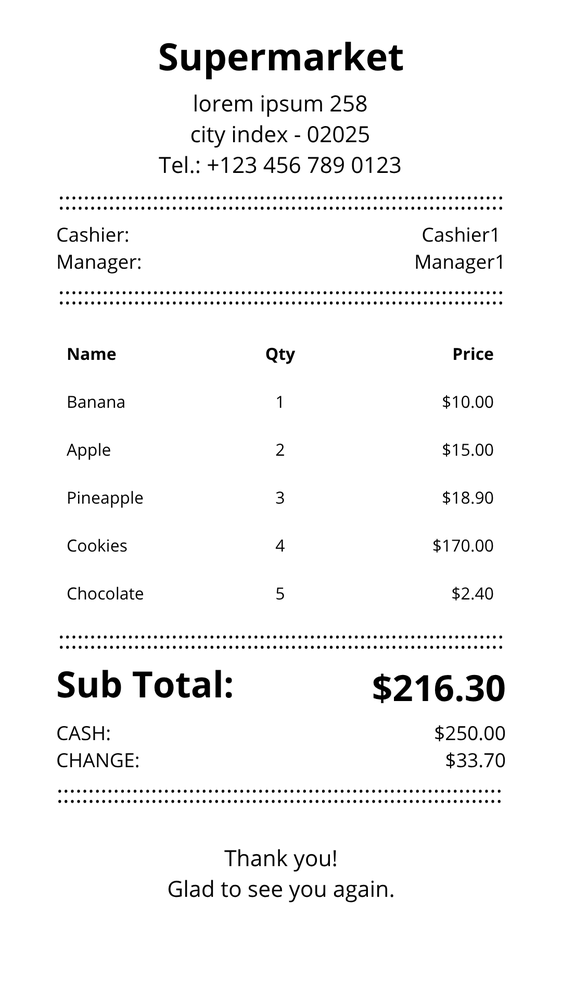
#> input picture receipt.png, 562 x 1000 px, shrunk from 1080 x 1920 before the run
$ python ticket_reader.py
#> lines starting #> are read from the running program, lines starting #| are printed output that depends on the picture; after the words box and inside, x2 and y2 are one past the last pixel; in counts of white or black regions, pixels touching at a corner belong together
"""
Script para procesar recibos usando OCR.

Este módulo carga una imagen de un recibo, la preprocesa usando OpenCV
para mejorar la legibilidad, extrae texto con Tesseract, y luego
analiza el texto con regex para encontrar artículos y totales.
"""

# 1. Importaciones de la biblioteca estándar (ordenadas)
import re
import csv
import json

# 2. Importaciones de terceros (ordenadas)
import cv2
import numpy as np
import pytesseract
from PIL import Image


def preprocess_image(image_path: str) -> Image.Image:
    """
    Carga y preprocesa una imagen para mejorar los resultados de OCR.

    El preprocesamiento incluye conversión a escala de grises,
    umbral adaptativo y eliminación de ruido.

    Args:
        image_path (str): La ruta al archivo de imagen.

    Returns:
        Image.Image: Una imagen de objeto PIL preprocesada.
    """
#> called with image_path = 'receipt.png'
    # Cargar la imagen usando OpenCV
    img = cv2.imread(image_path)
#> img is the input picture: shape (1000, 562, 3); min 0, max 255, mean 246.4

    # Convertir a escala de grises, ya que OCR funciona mejor sin color
    gray = cv2.cvtColor(img, cv2.COLOR_BGR2GRAY)

    # Aplicar umbral adaptativo para manejar diferentes condiciones de iluminación.
    # Esto crea una imagen binaria (blanco y negro) que es más fácil de leer.
    # 31: El tamaño del bloque de píxeles para calcular el umbral.
    # 2: Constante C restada de la media (ajuste fino).
    gray = cv2.adaptiveThreshold(
        gray, 255, cv2.ADAPTIVE_THRESH_GAUSSIAN_C,
        cv2.THRESH_BINARY, 31, 2
    )
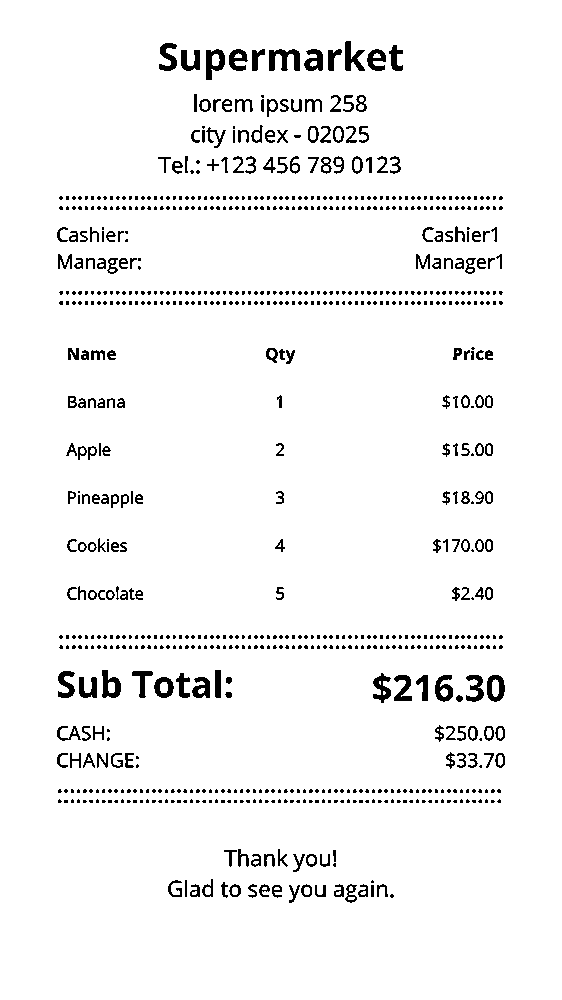
#> gray: shape (1000, 562); 95.5% white; 823 black regions (599 under 20 px), largest, box (x1, y1, x2, y2) and area: (269, 49, 300, 71) 416, (206, 49, 225, 80) 343, (345, 41, 365, 71) 315

    # Aplicar un desenfoque de mediana para eliminar el ruido de "sal y pimienta"
    # Un kernel de 3x3 es ligero y efectivo para ruido pequeño.
    gray = cv2.medianBlur(gray, 3)
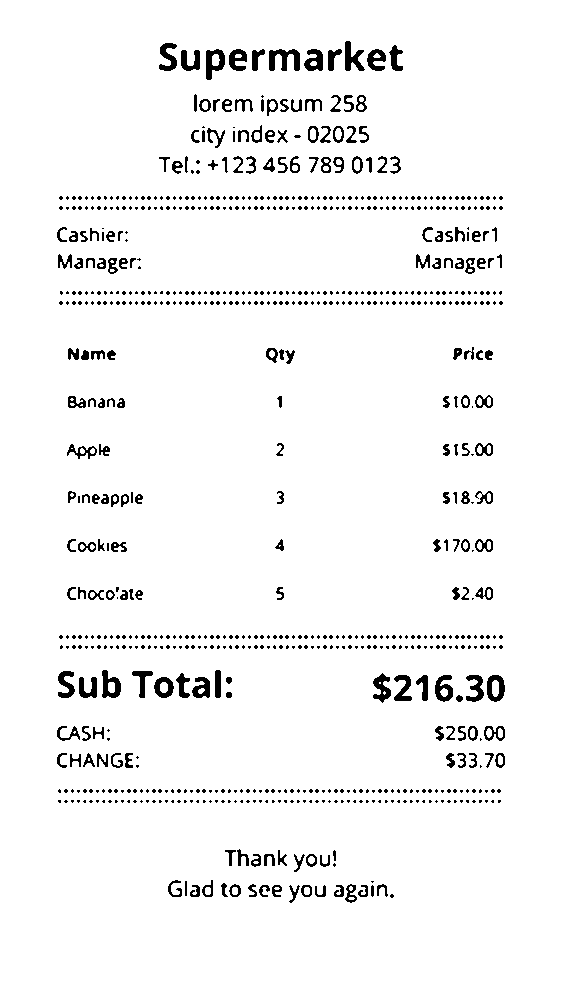
#> gray: shape (1000, 562); 95.8% white; 807 black regions (601 under 20 px), largest, box (x1, y1, x2, y2) and area: (269, 49, 300, 71) 412, (206, 49, 225, 80) 342, (345, 41, 365, 71) 315

    # Convertir el array de NumPy (OpenCV) a un objeto PIL (requerido por Tesseract)
    processed_image = Image.fromarray(gray)
    return processed_image


def extract_text_from_image(image_path: str) -> str:
    """
    Extrae texto de una imagen usando Tesseract OCR.

    Args:
        image_path (str): La ruta al archivo de imagen.

    Returns:
        str: El texto crudo extraído de la imagen.
    """
    image = preprocess_image(image_path)
    image = Image.open(image_path)

    # Usar Tesseract para convertir la imagen preprocesada en texto
    text = pytesseract.image_to_string(image, lang="eng")
    return text


# [122 lines left out: functions extract_items_and_resume, print_extracted_data, extracted_data_2CSV, extracted_data_2JSON, not called in this run]


def main():
    """
    Función principal para ejecutar el flujo completo del script.
    """
    try:
        paths = ["receipt.png"]

        for im_path in paths:
            text = extract_text_from_image(im_path)
            items, resume = extract_items_and_resume(text)

            # 1. Imprimir en consola
            print_extracted_data(items, resume)

            # 2. Guardar en CSV (Llamada a la nueva función)
            extracted_data_2CSV(items, resume)

            # 3. Guardar en JSON (Llamada a la nueva función)
            extracted_data_2JSON(items, resume)

    except FileNotFoundError:
        print(f"Error: No se encontró el archivo '{image_path}'.")
    except Exception as e:
        print(f"Ocurrió un error inesperado: {e}")


if __name__ == "__main__":
    main()
#> (the call stopped at in extract_text_from_image, `text = pytesseract.image_to_string(image, lang="eng")`: pytesseract is not available in this run)
